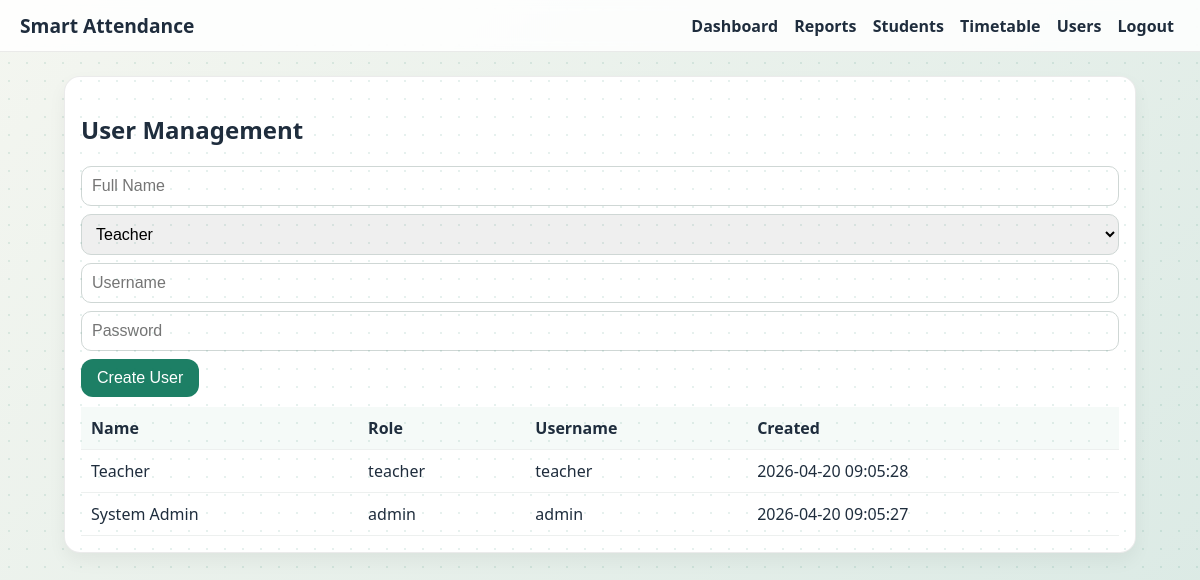
The app's page /auth/users (signed in) with its own data.
### tables this page shows
CREATE TABLE users (
    id INTEGER PRIMARY KEY AUTOINCREMENT,
    name TEXT NOT NULL,
    role TEXT NOT NULL CHECK (role IN ('teacher', 'admin', 'student')),
    username TEXT NOT NULL UNIQUE,
    password_hash TEXT NOT NULL,
    student_id INTEGER,
    created_at TEXT NOT NULL DEFAULT CURRENT_TIMESTAMP
);

### attendance/auth.py (the view, shortened to what this page needs)
@auth_bp.route("/users", methods=["GET", "POST"])
@login_required
@role_required("admin")
def users():
    db = get_db()
    users_list = db.execute(
        """
        SELECT id, name, role, username, created_at
        FROM users
        WHERE role IN ('admin', 'teacher')
        ORDER BY id DESC
        """
    ).fetchall()
    return render_template("users.html", users=users_list)

### attendance/db.py (called while the page is built)
def get_db():
    if "db" not in g:
        db_path = current_app.config["DB_PATH"]
        Path(db_path).parent.mkdir(parents=True, exist_ok=True)
        g.db = sqlite3.connect(db_path)
        g.db.row_factory = sqlite3.Row
    return g.db

### attendance/security.py (called while the page is built)
def login_required(view):
    @wraps(view)
    def wrapped(*args, **kwargs):
        if not session.get("user_id"):
            return redirect(url_for("auth.login"))
        return view(*args, **kwargs)
    return wrapped

def role_required(*roles):
    def decorator(view):
        @wraps(view)
        def wrapped(*args, **kwargs):
            role = session.get("role")
            if role not in roles:
                abort(403)
            return view(*args, **kwargs)
        return wrapped
    return decorator

### templates/users.html (shortened to what this page needs)
{% extends 'base.html' %}
{% block content %}
<section class="card">
    <h1>User Management</h1>
    <form method="post" class="inline-form">
        <input name="name" placeholder="Full Name" required>
        <select name="role">
            <option value="teacher">Teacher</option>
        </select>
        <input name="username" placeholder="Username" required>
        <input name="password" type="password" placeholder="Password" required>
        <button class="btn btn-primary" type="submit">Create User</button>
    </form>
    <table>
        <tr><th>Name</th><th>Role</th><th>Username</th><th>Created</th></tr>
        {% for u in users %}
        <tr><td>{{ u['name'] }}</td><td>{{ u['role'] }}</td><td>{{ u['username'] }}</td><td>{{ u['created_at'] }}</td></tr>
        {% endfor %}
    </table>
</section>
{% endblock %}

### static/css/style.css (style rules this page uses)
:root { --ink: #1f2d3d; --accent: #1d7f65; --accent-2: #f4a300; --bg-1: #f4f6f0; --bg-2: #d9e9e4; --danger: #b23a48; --card: #ffffff; }
* { box-sizing: border-box; }
body { margin: 0; font-family: "Noto Sans", "Segoe UI", sans-serif; color: var(--ink); background: linear-gradient(135deg, var(--bg-1), var(--bg-2)); min-height: 100vh; }
.card { background: var(--card); border-radius: 16px; border: 1px solid rgba(0,0,0,.08); padding: 16px; margin-bottom: 14px; box-shadow: 0 8px 18px rgba(0,0,0,.05); animation: rise .35s ease; }
.btn { border: 0; border-radius: 12px; padding: 10px 16px; font-size: 1rem; cursor: pointer; background: #e7eceb; color: var(--ink); text-decoration: none; display: inline-block; }
.btn-primary { background: var(--accent); color: #fff; }
.inline-form { display: flex; gap: 8px; flex-wrap: wrap; align-items: center; }
.inline-form input, .inline-form select { min-width: 180px; }
input, select { width: 100%; max-width: 100%; border: 1px solid #cfd7d5; border-radius: 10px; padding: 10px; font-size: 1rem; }
table { width: 100%; border-collapse: collapse; margin-top: 10px; }
th, td { border-bottom: 1px solid #edf0ef; text-align: left; padding: 10px; }
th { background: #f5faf8; }

### records on screen
users: name "Teacher", role "teacher", username "teacher", created_at "2026-04-20 09:05:28"
users: name "System Admin", role "admin", username "admin", created_at "2026-04-20 09:05:27"
